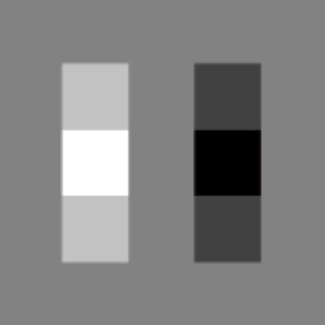
#> input picture AIDI all solutions/AIDI 1007 Computer Vision/Class4 2.15/A.jpg, 325 x 325 px, shrunk from 394 x 394 before the run
$ jupyter execute Untitled.ipynb
#> lines starting #> are read from the running program, lines starting #| are printed output that depends on the picture
[cell 1]
import numpy as np
import matplotlib.pyplot as plt
import cv2

def func(img):
#> called with img = 'A.jpg'
    img = cv2.imread(img,0)
#> img: shape (325, 325); min 0, max 255, mean 129.7

    dft = cv2.dft(np.float32(img),flags = cv2.DFT_COMPLEX_OUTPUT)
    dft_shift = np.fft.fftshift(dft)

    magnitude_spectrum = 20*np.log(cv2.magnitude(dft_shift[:,:,0],dft_shift[:,:,1]))
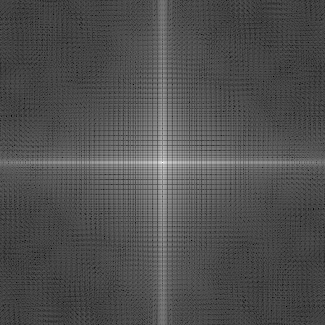
#> magnitude_spectrum: shape (325, 325) float32; min -35.17, max 328.7, mean 78; drawn with min black and max white

    plt.subplot(121),plt.imshow(img, cmap = 'gray')
    plt.title('Input Image'), plt.xticks([]), plt.yticks([])
    plt.subplot(122),plt.imshow(magnitude_spectrum, cmap = 'gray')
    plt.title('Magnitude Spectrum'), plt.xticks([]), plt.yticks([])
    plt.show()
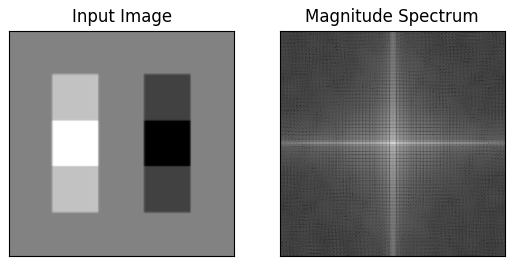
#> figure drawn by matplotlib, 2 panels

[cell 2]
func('A.jpg')

[cell 3]
func('B.jpg')
#> call 2 of func, with img = 'B.jpg'
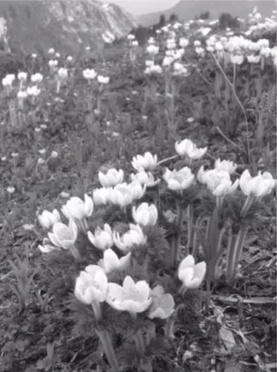
#> input picture AIDI all solutions/AIDI 1007 Computer Vision/Class4 2.15/B.jpg, 277 x 372 px, shrunk from 336 x 452 before the run
#> in func (call 2), `magnitude_spectrum = 20*np.log(cv2.magnitude(dft_shift[:,:,0],dft_shif..`:
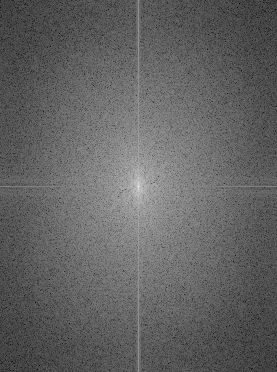
#> magnitude_spectrum: shape (372, 277) float32; min 29.15, max 326.9, mean 144.8; drawn with min black and max white

[cell 4]
func('C.jpg')
#> call 3 of func, with img = 'C.jpg'
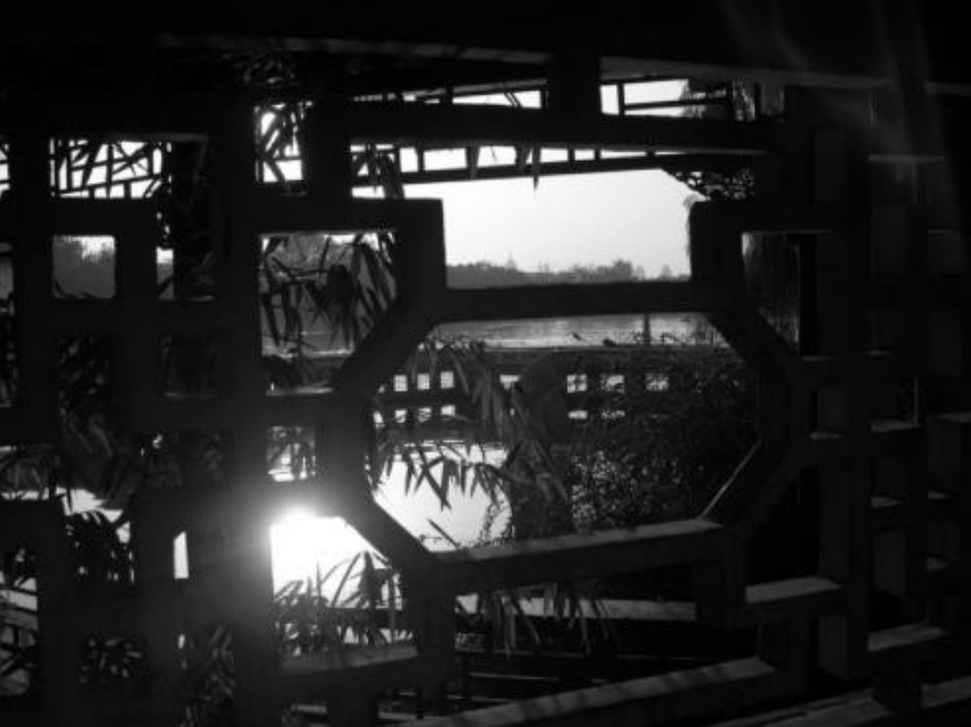
#> input picture AIDI all solutions/AIDI 1007 Computer Vision/Class4 2.15/C.jpg, 971 x 727 px, shrunk from 1178 x 882 before the run
#> in func, img is the input picture: shape (727, 971); min 0, max 255, mean 39.7
#> in func (call 3), `magnitude_spectrum = 20*np.log(cv2.magnitude(dft_shift[:,:,0],dft_shif..`:
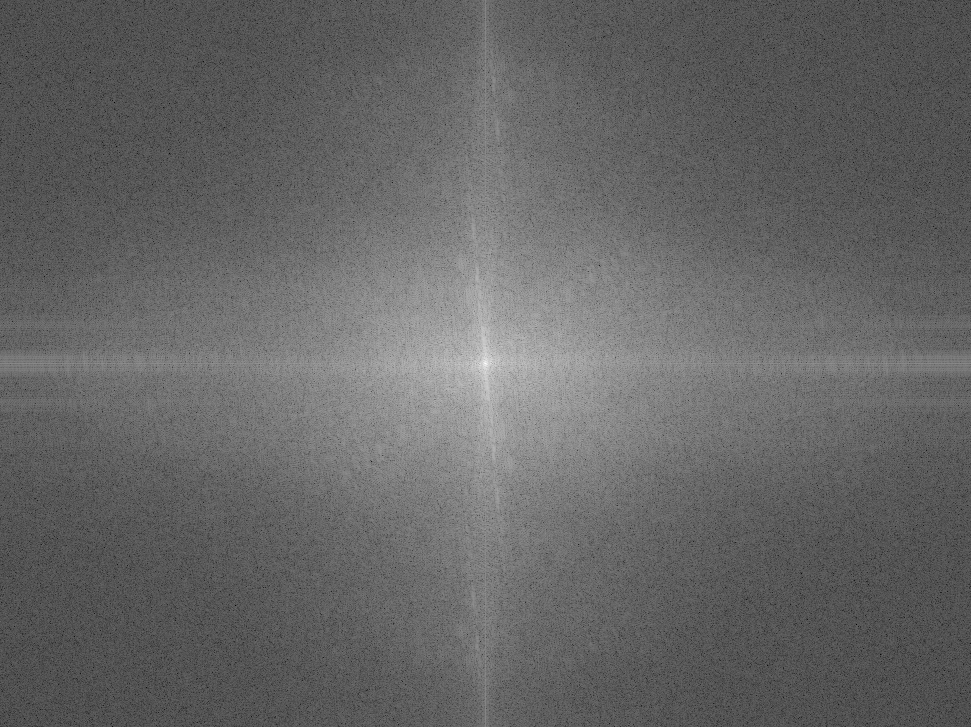
#> magnitude_spectrum: shape (727, 971) float32; min 1.17, max 343, mean 137.8; drawn with min black and max white

[cell 5]
func('D.jpg')
#> call 4 of func, with img = 'D.jpg'
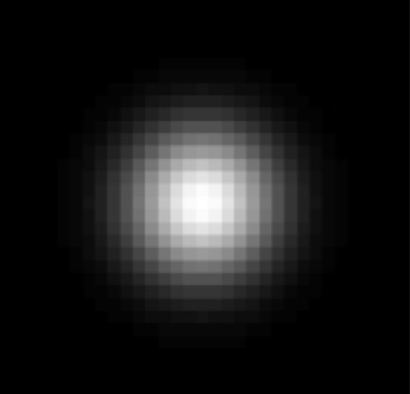
#> input picture AIDI all solutions/AIDI 1007 Computer Vision/Class4 2.15/D.jpg, 410 x 394 px, shrunk from 498 x 478 before the run
#> in func (call 4), `magnitude_spectrum = 20*np.log(cv2.magnitude(dft_shift[:,:,0],dft_shif..`:
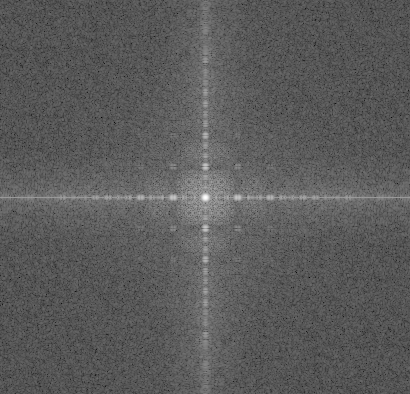
#> magnitude_spectrum: shape (394, 410) float32; min -33.98, max 303.9, mean 87.5; drawn with min black and max white

[cell 6]
func('E.jpg')
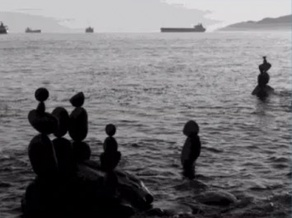
#> input picture AIDI all solutions/AIDI 1007 Computer Vision/Class4 2.15/E.jpg, 292 x 218 px, shrunk from 354 x 264 before the run
#> in func (call 5), `magnitude_spectrum = 20*np.log(cv2.magnitude(dft_shift[:,:,0],dft_shif..`:
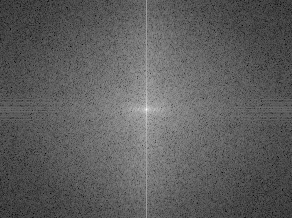
#> magnitude_spectrum: shape (218, 292) float32; min 29.36, max 315.9, mean 135; drawn with min black and max white
